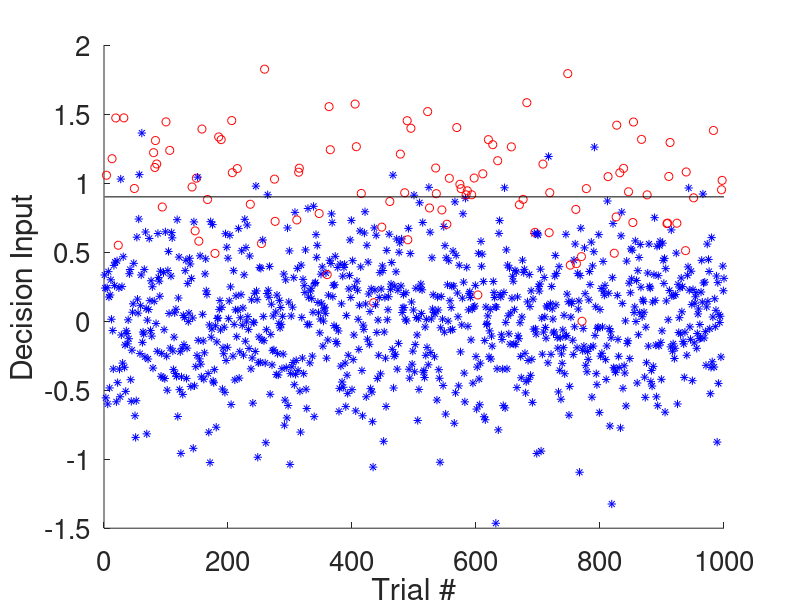
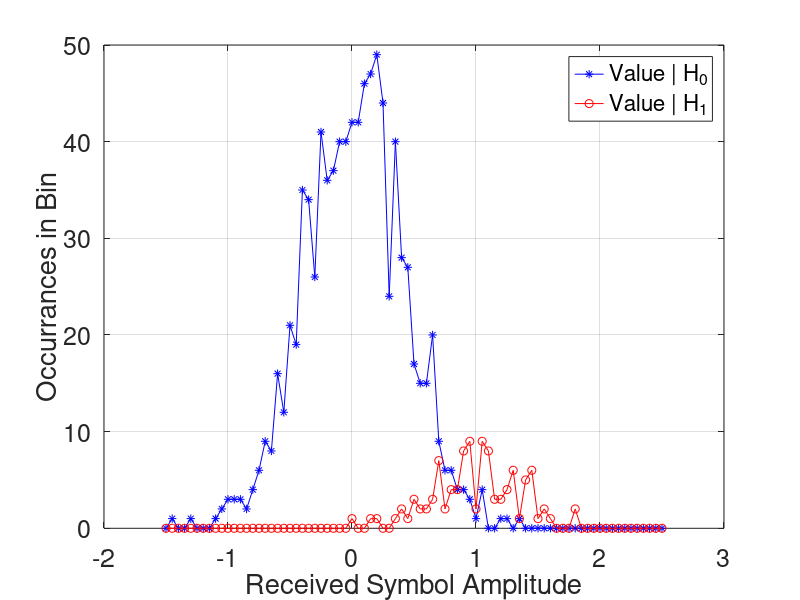

These figures' MATLAB source, in order:
% PURPOSE: 
%   Simulate binary PAM bits being transmitted, the value at the receiver 
%   just before the symbol decision, the symbol decision using a threshold,
%   and calculate and plot the number of errors.
%
% INPUTS:
%   The user can change the threshold, the symbol amplitudes a_0 and a_1,
%   the standard deviation of noise, and the probability of H_0.
%
% Author: Neal Patwari, 18 Feb 2019
%         v2 22 Feb 2021
%

threshold =  0.9

% Parameters
a_0 = 0;      % Symbol 0 amplitude (V)
a_1 = 1;      % Symbol 1 amplitude (V)
sigma = 0.4;  % Standard deviation of noise (V)
p_H0 = 0.9;   % Probability of H_0
trials = 1000; % Number of sumbols to simulate

% Simulate trials symbols
actual_symbols = (rand(1,trials) > p_H0);

% Add noise and make decision
RX_value        = zeros(1,trials);
for i = 1:trials
    if actual_symbols(i)
        RX_value(i)    = a_1 + sigma*randn;
    else
        RX_value(i)    = a_0 + sigma*randn;
    end
end
decision_symbol = (RX_value > threshold);
errors = sum(double(xor(decision_symbol, actual_symbols)))

% Plot the results
clf;
figure(1);
hold on;
for i=1:trials
    if actual_symbols(i)
        plot(i,RX_value(i), 'ro');
    else
        plot(i,RX_value(i), 'b*');
    end
end
plot([1,trials],[threshold threshold],'k-')
xlabel('Trial #')
ylabel('Decision Input')
set(gca,'FontSize',20)

figure(2)
h0cases = find(actual_symbols==0);
h1cases = find(actual_symbols);
binedges = -1.5:0.05:2.5;
[nbin0] = hist(RX_value(h0cases), binedges);
[nbin1] = hist(RX_value(h1cases), binedges);
h = plot(binedges, nbin0,'b-*', binedges, nbin1,'r-o');
set(gca,'FontSize',18);
grid('on');
legend('Value | H_0', 'Value | H_1');
ylabel('Occurrances in Bin');
xlabel('Received Symbol Amplitude');